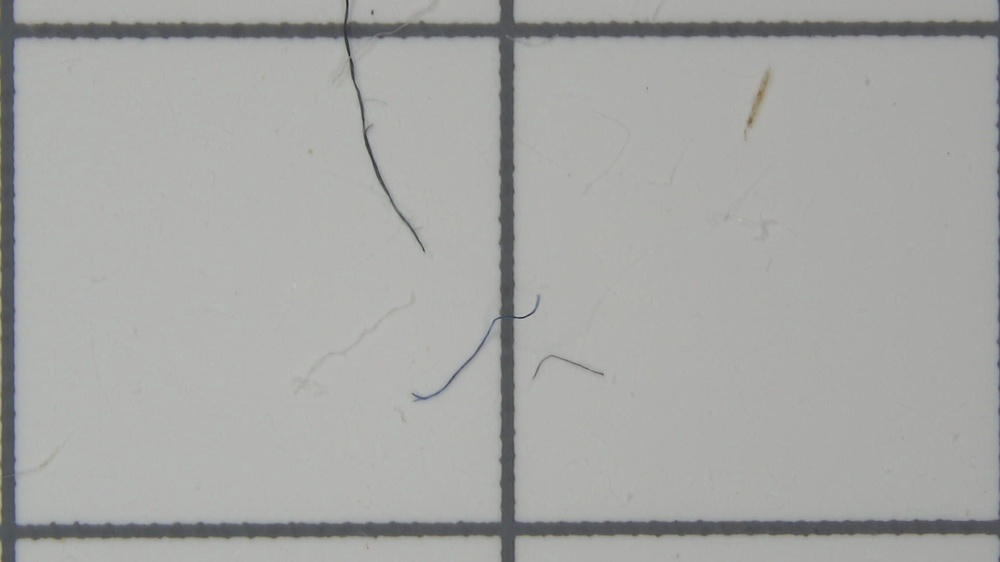
//> input picture imagen.jpg, 1000 x 562 px, shrunk from 1920 x 1080 before the run
$ ./getFibers imagen.jpg   (built with g++ and OpenCV 4)
//> lines starting //> are read from the running program, lines starting //| are printed output that depends on the picture; after the words box and inside, x2 and y2 are one past the last pixel; in counts of white or black regions, pixels touching at a corner belong together
#include "opencv2/imgcodecs.hpp"
#include "opencv2/highgui.hpp"
#include "opencv2/imgproc.hpp"
#include "opencv2/photo.hpp"
#include <iostream>
#include <math.h>
#include <vector>


using namespace cv;
using namespace std;


Mat src_gray;
Mat src_bw;
Mat detected_edges;
Mat denoise;

int thresh = 30;

vector<vector<Point> > contours;

//VARIABLES PARA APLICAR REGRESIÓN LINEAR, ACTUALMENTE NO SE UTILIZAN
vector<double> ErrSumValues;  // Vector que guarda el error acumulado para cada uno de los contornos en Regresión Lineal
vector<double> ErrMValues; // Error que guarda el error de la variable M para cada contorno en Regresión Lineal
vector<double> ErrNValues; // Error que guarda el error de la variable N para cada contorno en Regresión Lineal


vector<vector<Point>> Distances; // Vector que, para cada contorno, guarda las distancias en los ejes de ordenadas y abscisas entre los puntos a tener en cuenta
vector<vector<double> > Relaciones; // Vector que, para cada contorno,  guarda la correlación (división) entre pares de distancias (ambos ejes)
int actualContour;

double N = 0;
double M = 0;

int fibras = 0;
int microPlasticos = 0;

RNG rng(12345);

void SetContoursVector(int, void* );
void ShowContoursCords();
void ClasifyContours();
void CleanContours();
void CalculateDataLR(); //FUNCIÓN QUE APLICA REGRESIÓN LINEAL, NO SE UTILIZA
void getDistances();


int main( int argc, char** argv )
{

    const char* source_window = "Source";
    CommandLineParser parser( argc, argv, "{@input | imagenes_seleccionadas/img2.jpg | input image}" );
    Mat src = imread( samples::findFile( parser.get<String>( "@input" ) ));
//> src is the input picture: 562 rows x 1000 cols, CV_8UC3; mean B, G, R 164.6, 166.6, 165.9
    if( src.empty() )
    {
      cout << "Could not open or find the image!\n" << endl;
      cout << "Usage: " << argv[0] << " <Input image>" << endl;
      return -1;
    }

    blur( src, src, Size(3,3));
    cvtColor( src, src_gray, COLOR_BGR2GRAY );

    //src_gray.convertTo(contrast, -1, 1.5, 0);

    namedWindow( source_window );
    imshow( source_window, src_gray );

    src_bw = src_gray > 164;
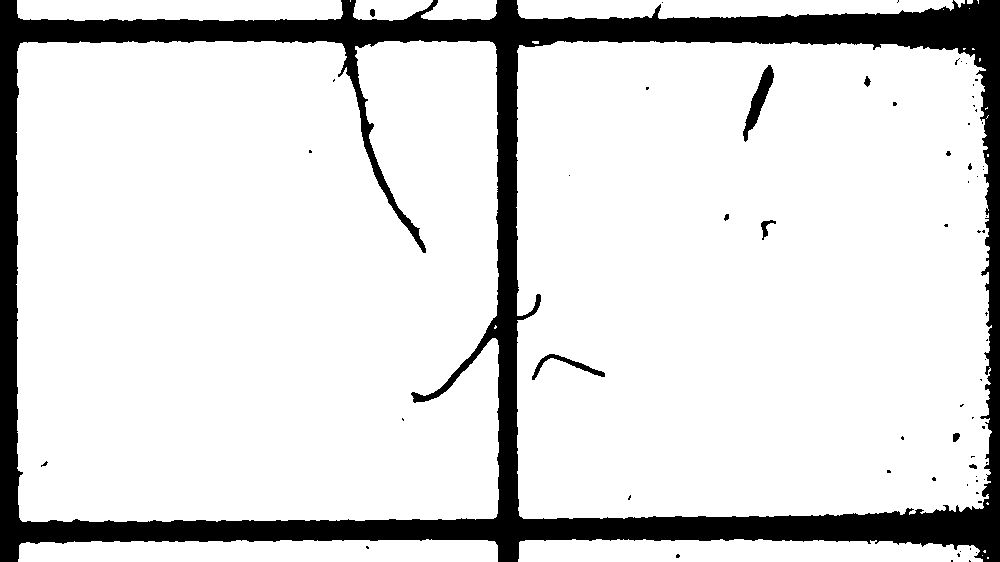
//> src_bw: 562 rows x 1000 cols, CV_8UC1; 85.8% white; 65 black regions (56 under 20 px), largest, box (x1, y1, x2, y2) and area: (0, 0, 1000, 562) 78286, (743, 65, 774, 142) 768, (532, 354, 605, 380) 397
    //src_bw = src_gray > 200;

    //createTrackbar( "Canny thresh:", source_window, &thresh, max_thresh, thresh_callback );

    actualContour = 0;

    SetContoursVector( 0, 0 );
    ShowContoursCords();

    ClasifyContours();

    int regular = 0;

    for(int i = 0; i < Relaciones.size() ; i++)
    {
        for(int j = 0; j < Relaciones[i].size() ; j++)
        {

            if(Relaciones[i][j] <= 1.45 && Relaciones[i][j] >= 0.45)
                regular++;
        }

        if(regular >= 4)
            microPlasticos++;
        else
            fibras++;
        regular = 0;
    }

    //ErrSumValues.clear();
    Distances.clear();
    Relaciones.clear();

    cout << "En esta imagen hay " << fibras << " fibras y " << microPlasticos << " microplásticos." << endl;

    waitKey();

    return 0;
}


void SetContoursVector(int, void* )
{
    Mat canny_output;
    vector<Vec4i> hierarchy;

    Canny( src_bw, canny_output, thresh, thresh*1.5 );
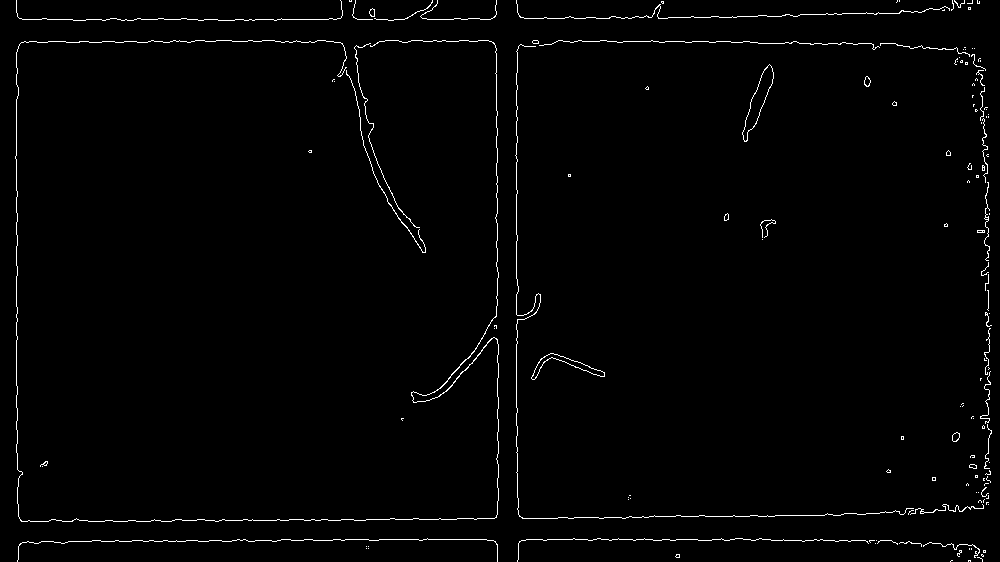
//> canny_output: 562 rows x 1000 cols, CV_8UC1; 1.4% white in thin lines or dots
    imshow( "Canny", canny_output );

    findContours( src_bw, contours, hierarchy, RETR_LIST, CHAIN_APPROX_NONE );
//> contours = 91 contours, 70 with area under 20; largest, box (x1, y1, x2, y2) and area: (16, 40, 499, 522) 225918, (516, 41, 992, 519) 219642, (18, 539, 498, 562) 9560, (518, 539, 983, 562) 9096, (517, 0, 954, 19) 6444
    Mat drawing = Mat::zeros( src_bw.size(), CV_8UC3 );

    if(contours.size() > 0)
        CleanContours();
//> the loop in CleanContours, `for( int i = 0; i < contours.size(); i++ )` made 91 passes
//> i on passes 1, 2, 3, 4, 5, 6, 7, 8, 9, 12, 13, 14: -1, -1, -1, -1, -1, -1, -1, -1, -1, 1, 1, 1
//> after the loop in CleanContours, `for( int i = 0; i < contours.size(); i++ )`: microPlasticos = 8; maxTam = 6
//> in CleanContours, `contours.erase(contours.begin() + maxTam);`: contours = 10 contours; largest, box (x1, y1, x2, y2) and area: (516, 41, 992, 519) 219642, (18, 539, 498, 562) 9560, (518, 539, 983, 562) 9096, (517, 0, 954, 19) 6444, (17, 0, 343, 21) 6130

    for( int i = 0; i< contours.size(); i++ )
    {
            Scalar color = Scalar( rng.uniform(0, 256), rng.uniform(0,256), rng.uniform(0,256) );
            drawContours( drawing, contours, (int)i, color, 2, LINE_8, hierarchy, 0 );
    }
//> this loop made 10 passes
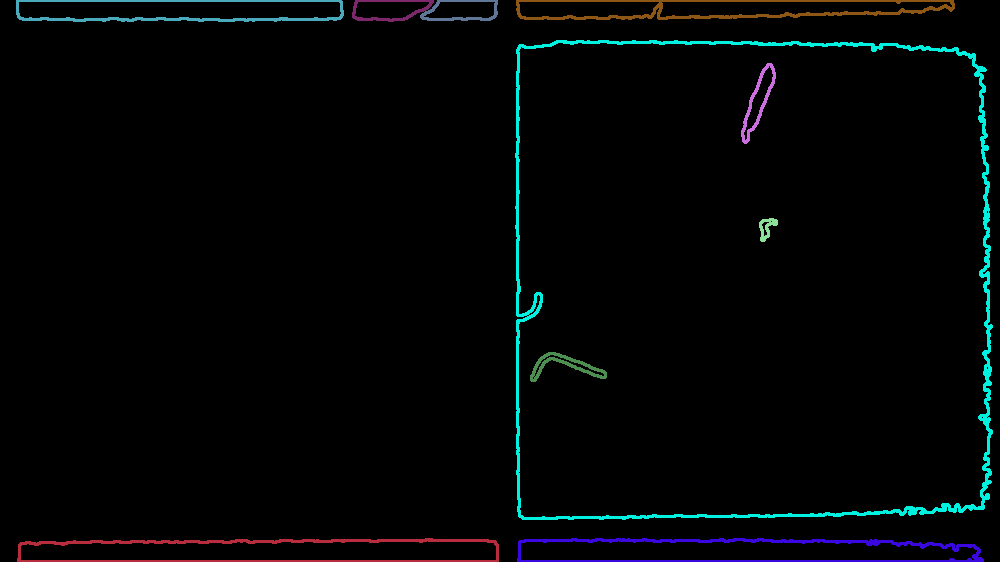
//> drawing: 562 rows x 1000 cols, CV_8UC3; mean B, G, R 5.6, 4.8, 2.6

    cout << endl << "Hay " << contours.size() << " contornos" << endl << endl;
//| Hay 10 contornos
    imshow( "Contours", drawing );

}

void ShowContoursCords()
{
    for( size_t i = 0; i< contours.size(); i++ )
    {
        //if(i == actualContour)
        //{
            cout << "CONTORNO " << i  << ": "<<  " con " << contours[i].size() << " puntos." << endl;
            for( size_t j = 0; j< contours[i].size(); j++ )
            {
                cout << j << ":  " << contours[i][j]  << endl;
            }

            cout << endl;
        //}

    }
}


void ClasifyContours()
{
    //cout << "He entrado en ClasifyContours" << endl << endl;
    double aux;
    vector<double> auxRel;

    for(int i = 0; i < contours.size(); i++)
    {

            actualContour = i;
            cout << "CONTORNO " << i << " con " << contours[i].size() << " puntos." << endl;


            getDistances();


            for(int j = 0; j < Distances[i].size(); j++)
            {
                cout << "Distancia " << j << ": X-> " << Distances[i][j].x << " Y-> " << Distances[i][j].y << endl;
                aux = ((float)Distances[i][j].y)/((float)Distances[i][j].x);

                if(aux < 0)
                    aux *= -1;

                cout << "Relación " << j << "-> " << aux << endl;
                auxRel.push_back(aux);

            }

            cout << endl;
            Relaciones.push_back(auxRel);
            auxRel.clear();

    }
//> this loop made 10 passes
//> tam in getDistances on passes 1 to 10: 987, 989, 169, 61, 159, 2176, 916, 170, 172, 679
//| CONTORNO 0 con 988 puntos.
//| CONTORNO 1 con 990 puntos.
//| CONTORNO 2 con 170 puntos.
//| CONTORNO 3 con 62 puntos.
//| CONTORNO 4 con 160 puntos.
//| CONTORNO 5 con 2177 puntos.
//| CONTORNO 6 con 917 puntos.
//| CONTORNO 7 con 171 puntos.
//> (output is shown up to pass 8 of 10)
//> after the loop, aux = 0
//> after the loop in main, `for(int i = 0; i < Relaciones.size() ; i++)`: microPlasticos = 8; fibras = 10
//| En esta imagen hay 10 fibras y 8 microplásticos.


}

// [59 lines left out: function CalculateDataLR, not called in this run]

void getDistances()
{
    vector<Point> auxDistance;
    Point aux;

    int tam = contours[actualContour].size() - 1;


    for( float i = 0; i <= 0.875; i += 0.125 )
    {
        aux.x = contours[actualContour][tam * (i + 0.125)].x - contours[actualContour][tam * i].x;
        aux.y = contours[actualContour][tam * (i + 0.125)].y - contours[actualContour][tam * i].y;
        auxDistance.push_back(aux);
    }


    Distances.push_back(auxDistance);
    auxDistance.clear();


}


void CleanContours()
{
    int maxTam = 0;
    for( int i = 0; i < contours.size(); i++ )
    {
            if( contours[i].size() < 50)
            {
                if( contours[i].size() > 16)
                    microPlasticos++;

                contours.erase(contours.begin() + i);
                i--;

            }
            else if(contours[i].size() > contours[maxTam].size())
                maxTam = i;


    }

    contours.erase(contours.begin() + maxTam);

}
